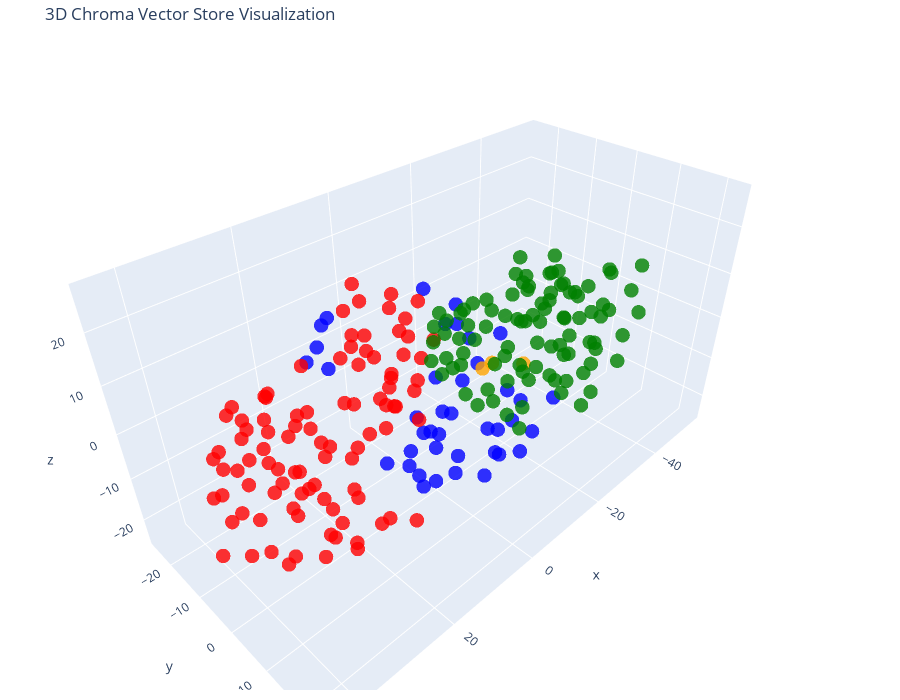

The notebook cell saved with this chart:
### Code cell
# Let's try 3D!

tsne = TSNE(n_components=3, random_state=42)
reduced_vectors = tsne.fit_transform(vectors)

# Create the 3D scatter plot
fig = go.Figure(data=[go.Scatter3d(
    x=reduced_vectors[:, 0],
    y=reduced_vectors[:, 1],
    z=reduced_vectors[:, 2],
    mode='markers',
    marker=dict(size=5, color=colors, opacity=0.8),
    text=[f"Type: {t}<br>Text: {d[:100]}..." for t, d in zip(doc_types, documents)],
    hoverinfo='text'
)])

fig.update_layout(
    title='3D Chroma Vector Store Visualization',
    scene=dict(xaxis_title='x', yaxis_title='y', zaxis_title='z'),
    width=900,
    height=700,
    margin=dict(r=10, b=10, l=10, t=40)
)

fig.show()

### Figure 1 — Plotly figure (JSON) as saved in the notebook; plotly's stock layout.template omitted (floating-point values rounded to 4 significant figures; data arrays with more than 128 entries replaced by an {"elided": "..."} marker saying what was removed)
{"data": [{"hoverinfo": "text", "marker": {"color": {"elided": "231 str values"}, "opacity": 0.8, "size": 5}, "mode": "markers", "text": {"elided": "231 str values"}, "type": "scatter3d", "x": {"elided": "231 float values"}, "y": {"elided": "231 float values"}, "z": {"elided": "231 float values"}}], "layout": {"height": 700, "margin": {"b": 10, "l": 10, "r": 10, "t": 40}, "scene": {"xaxis": {"title": {"text": "x"}}, "yaxis": {"title": {"text": "y"}}, "zaxis": {"title": {"text": "z"}}}, "title": {"text": "3D Chroma Vector Store Visualization"}, "width": 900}}
